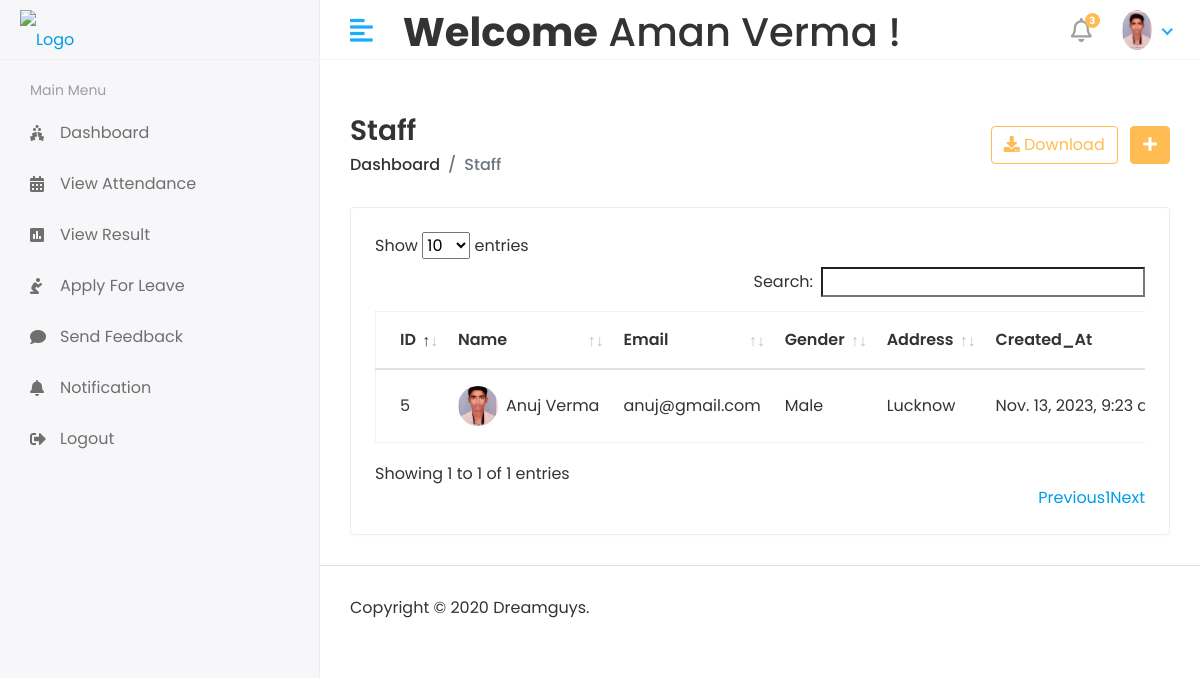
/Hod/Staff/View (signed in), run on the app's committed database.
### app/models.py (models this page shows)
class CustomUser(AbstractUser):
    USER = (
        ('1','HOD'),
        ('2','STAFF'),
        ('3','STUDENT'),
    )
    user_type = models.CharField(choices=USER,max_length=50,default=1)
    profile_pic = models.ImageField(upload_to='media/profile_pic')

class Staff(models.Model):
    admin = models.OneToOneField(CustomUser,on_delete=models.CASCADE)
    address = models.TextField()
    gender = models.CharField(max_length=100)
    created_at = models.DateTimeField(auto_now_add=True)
    updated_at = models.DateTimeField(auto_now=True)
    def __str__(self):
        return self.admin.username

### College_ERP/HOD_views.py (the view)
# urls.py: path('Hod/Staff/View',HOD_views.VIEW_STAFF,name='view_staff'),
@login_required(login_url='/')
def VIEW_STAFF(request):
    staff = Staff.objects.all()
    print(staff)
    context = {
        'staff':staff,
    }
    return render(request,'Hod/view_staff.html',context)

### templates/Hod/view_staff.html (shortened to what this page needs)
{% extends 'base.html' %}
{% block content %}
<div class="content container-fluid">
    <div class="page-header">
        <div class="row align-items-center">
            <div class="col">
                <h3 class="page-title">Staff</h3>
                <ul class="breadcrumb">
                    <li class="breadcrumb-item"><a href="index.html">Dashboard</a></li>
                    <li class="breadcrumb-item active">Staff</li>
                </ul>
            </div>
            <div class="col-auto text-right float-right ml-auto">
                <a href="#" class="btn btn-outline-primary mr-2"><i class="fas fa-download"></i> Download</a>
                <a href="add-student.html" class="btn btn-primary"><i class="fas fa-plus"></i></a>
            </div>
        </div>
    </div>
    <div class="row">
        <div class="col-sm-12">
            <div class="card card-table">
                <div class="card-body">
                    <div class="table-responsive">
                        <table id="table_id"class="table table-hover table-center mb-0">
                            <thead>
                                <tr>
                                    <th>ID</th>
                                    <th>Name</th>
                                    <th>Email</th>
                                    <th>Gender</th>
                                    <th>Address</th>
                                    <th>Created_At</th>
                                </tr>
                            </thead>
                            <tbody>
                                {% for i in staff %}
                                <tr>
                                    <td>{{i.id}}</td>
                                    <td>
                                        <h2 class="table-avatar">
                                            <a href="student-details.html" class="avatar avatar-sm mr-2"><img
                                                    class="avatar-img rounded-circle" src="/{{i.admin.profile_pic}}"
                                                    alt="User Image"></a>
                                            <a
                                                href="student-details.html">{{i.admin.first_name}}&nbsp{{i.admin.last_name}}</a>
                                        </h2>
                                    </td>
                                    <td>{{i.admin.email}}</td>
                                    <td>{{i.gender}}</td>
                                    <td>{{i.address}}</td>
                                    <td>{{i.created_at}}</td>
                                </tr>
                                {% endfor %}
                            </tbody>
                        </table>
                    </div>
                </div>
            </div>
        </div>
    </div>
</div>
{% endblock %}

### templates/includes/header.html (shortened to what this page needs)
{% load static %}
<div class="header">
    <div class="header-left">
        <a href="index.html" class="logo">
            <img src="{% static 'assets/img/logo.png' %}" alt="Logo">
        </a>
    </div>
    <a href="javascript:void(0);" id="toggle_btn">
        <i class="fas fa-align-left"></i>
    </a>
    <div class="top-nav-search mt-2">
        <h1><strong>Welcome</strong>&nbsp<span>{{ user.first_name }} {{ user.last_name }}</span>&nbsp!</h1>
    </div>
    <ul class="nav user-menu">
        <li class="nav-item dropdown noti-dropdown">
            <a href="#" class="dropdown-toggle nav-link" data-toggle="dropdown">
                <i class="far fa-bell"></i> <span class="badge badge-pill">3</span>
            </a>
        </li>
        <li class="nav-item dropdown has-arrow">
            <a href="#" class="dropdown-toggle nav-link" data-toggle="dropdown">
                <span class="user-img"><img class="rounded-circle"
                        src="/{{user.profile_pic}}" width="30" height="40" alt="Ryan Taylor"></span>
            </a>
        </li>
    </ul>
</div>

### static/assets/css/style.css (style rules this page uses)
html { height: 100%; }
body { background-color: #fff; color: #333; font-family: 'Poppins', sans-serif; font-size: 1rem; height: 100%; line-height: 1.5; overflow-x: hidden; }
h1, h2, h3, h4, h5, h6 { font-family: 'Poppins', sans-serif; margin-top: 0; }
a { color: #009ce7; }
input, button, a { transition: all 0.4s ease; -moz-transition: all 0.4s ease; -o-transition: all 0.4s ease; -ms-transition: all 0.4s ease; -webkit-transition: all 0.4s ease; }
ul, ol { padding: 0px; list-style: none; }
.table { color: #333; max-width: 100%; margin-bottom: 0; width: 100%; }
.table.dataTable { border-collapse: collapse !important; border: 1px solid rgba(0, 0, 0, 0.05); }
table.table td h2 { display: inline-block; font-size: inherit; font-weight: 400; margin: 0; padding: 0; vertical-align: middle; }
table.table td h2.table-avatar { align-items: center; display: inline-flex; font-size: inherit; font-weight: 400; margin: 0; padding: 0; vertical-align: middle; white-space: nowrap; }
table.table td h2 a { color: #333; }
.table thead tr th { font-weight: 600; }
.table tbody tr { border-bottom: 1px solid rgba(0, 0, 0, 0.05); }
.table.table-center td, .table.table-center th { vertical-align: middle; }
.card-table .card-body .table > thead > tr > th { border-top: 0; }
.card-table .card-body .table tr td:first-child, .card-table .card-body .table tr th:first-child { padding-left: 1.5rem; }
.card-table .table td, .card-table .table th { border-top: 1px solid #e2e5e8; padding: 1rem 0.75rem; white-space: nowrap; }
.btn-primary { background-color: #FFBC53; border: 1px solid #FFBC53; }
.btn-outline-primary { color: #FFBC53; border-color: #FFBC53; }
.card { border: 1px solid #ececf5; box-shadow: 0 1px 3px 0 rgba(0, 0, 0, 0.03); margin-bottom: 1.875rem; }
.card-body { padding: 1.5rem; }
.avatar { position: relative; display: inline-block; width: 3rem; height: 3rem }
.avatar > img { width: 100%; height: 100%; -o-object-fit: cover; object-fit: cover; }
.avatar-sm { width: 2.5rem; height: 2.5rem; }
.header { background-color: #fff; border-bottom: 1px solid #f3f3f4; left: 0; position: fixed; right: 0; top: 0; z-index: 1001; height: 60px; }
.header .header-left { float: left; height: 60px; padding: 0 20px; position: relative; width: 320px; z-index: 1; transition: all 0.2s ease-in-out; background-color: #f7f7fa; border-bottom: 1px solid #efefef; border-right: 1px solid #ececf5; display: flex; align-items: center; }
.header .header-left .logo { display: inline-block; line-height: 60px; }
.header .header-left .logo img { max-height: 40px; width: auto; }
.header .dropdown-toggle:after { display: none; }
.header .has-arrow .dropdown-toggle:after { border-top: 0; border-left: 0; border-bottom: 2px solid #18aefa; border-right: 2px solid #18aefa; content: ''; height: 8px; display: inline-block; pointer-events: none; -webkit-transform-origin: 66% 66%; -ms-transform-origin: 66% 66%; transform-origin: 66% 66%; -webkit-transform: rotate(45deg); -ms-transform: rotate(45deg); transform: rotate(45deg); -webkit-transition: all 0.15s ease-in-out; transition: all 0.15s ease-in-out; width: 8px; vertical-align: 0px; }
.user-menu { float: right; margin: 0; position: relative; z-index: 99; padding-right: 15px; }
.user-menu.nav > li > a { color: #a0a0a0; font-size: 14px; line-height: 58px; padding: 0 15px; height: 60px; }
.user-img { margin-right: 3px; position: relative; }
.top-nav-search { float: left; margin-left: 15px; }
.page-wrapper > .content { padding: 1.875rem 1.875rem 0; }
.page-header { margin-bottom: 1.875rem; }
.page-header .breadcrumb { background-color: transparent; color: #6c757d; font-size: 1rem; font-weight: 500; margin-bottom: 0; padding: 0; }
.page-header .breadcrumb a { color: #333; }
.page-title { font-size: 28px; font-weight: 600; color: #333; margin-bottom: 5px; }
.user-menu.nav > li > a .badge { background-color: #FFBC53; display: block; font-size: 10px; font-weight: bold; height: 15px; width: 15px; position: absolute; right: 7px; top: 13px; color: #fff; padding: 3px; }
.user-menu.nav > li > a > i { font-size: 1.5rem; line-height: 60px; }
@media (min-width: 992px) { #toggle_btn { align-items: center; color: #18aefa; display: inline-flex; float: left; font-size: 26px; height: 60px; justify-content: center; margin-left: 15px; padding: 0 15px; } }

### data on the page
CustomUser: first_name "Aman", last_name "Verma", profile_pic (picture)
Staff: id "5", admin.profile_pic (picture), admin.first_name "Anuj", admin.last_name "Verma", admin.email "anuj@gmail.com", gender "Male", address "Lucknow", created_at "Nov. 13, 2023, 9:23…"
